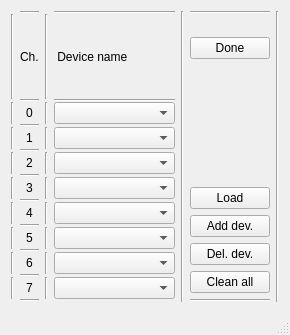
<?xml version="1.0" encoding="UTF-8"?>
<ui version="4.0">
 <class>ChannelMap</class>
 <widget class="QMainWindow" name="ChannelMap">
  <property name="geometry">
   <rect>
    <x>0</x>
    <y>0</y>
    <width>290</width>
    <height>335</height>
   </rect>
  </property>
  <property name="minimumSize">
   <size>
    <width>0</width>
    <height>0</height>
   </size>
  </property>
  <property name="maximumSize">
   <size>
    <width>16777215</width>
    <height>335</height>
   </size>
  </property>
  <property name="windowTitle">
   <string>Channel log</string>
  </property>
  <widget class="QWidget" name="centralwidget">
   <layout class="QGridLayout" name="gridLayout" columnstretch="0">
    <item row="0" column="0">
     <layout class="QHBoxLayout" name="horizontalLayout_3" stretch="1,1,0,0">
      <item>
       <layout class="QGridLayout" name="gridLayout_2" columnstretch="0,0,0,1">
        <property name="verticalSpacing">
         <number>0</number>
        </property>
        <item row="6" column="1">
         <widget class="QLabel" name="labelch1">
          <property name="text">
           <string>1</string>
          </property>
          <property name="alignment">
           <set>Qt::AlignCenter</set>
          </property>
         </widget>
        </item>
        <item row="3" column="1">
         <widget class="Line" name="line_9">
          <property name="orientation">
           <enum>Qt::Horizontal</enum>
          </property>
         </widget>
        </item>
        <item row="2" column="0">
         <widget class="Line" name="line_34">
          <property name="orientation">
           <enum>Qt::Vertical</enum>
          </property>
         </widget>
        </item>
        <item row="10" column="0">
         <widget class="Line" name="line_20">
          <property name="orientation">
           <enum>Qt::Vertical</enum>
          </property>
         </widget>
        </item>
        <item row="2" column="1">
         <widget class="QLabel" name="label_2">
          <property name="text">
           <string>Ch.</string>
          </property>
         </widget>
        </item>
        <item row="15" column="1">
         <widget class="Line" name="line_15">
          <property name="orientation">
           <enum>Qt::Horizontal</enum>
          </property>
         </widget>
        </item>
        <item row="10" column="2">
         <widget class="Line" name="line_4">
          <property name="orientation">
           <enum>Qt::Vertical</enum>
          </property>
         </widget>
        </item>
        <item row="2" column="2">
         <widget class="Line" name="line_17">
          <property name="orientation">
           <enum>Qt::Vertical</enum>
          </property>
         </widget>
        </item>
        <item row="13" column="1">
         <widget class="Line" name="line_14">
          <property name="orientation">
           <enum>Qt::Horizontal</enum>
          </property>
         </widget>
        </item>
        <item row="19" column="1">
         <widget class="Line" name="line_26">
          <property name="orientation">
           <enum>Qt::Horizontal</enum>
          </property>
         </widget>
        </item>
        <item row="16" column="2">
         <widget class="Line" name="line_7">
          <property name="orientation">
           <enum>Qt::Vertical</enum>
          </property>
         </widget>
        </item>
        <item row="18" column="2">
         <widget class="Line" name="line_8">
          <property name="orientation">
           <enum>Qt::Vertical</enum>
          </property>
         </widget>
        </item>
        <item row="14" column="1">
         <widget class="QLabel" name="labelch5">
          <property name="text">
           <string>5</string>
          </property>
          <property name="alignment">
           <set>Qt::AlignCenter</set>
          </property>
         </widget>
        </item>
        <item row="14" column="0">
         <widget class="Line" name="line_28">
          <property name="orientation">
           <enum>Qt::Vertical</enum>
          </property>
         </widget>
        </item>
        <item row="6" column="2">
         <widget class="Line" name="line_2">
          <property name="orientation">
           <enum>Qt::Vertical</enum>
          </property>
         </widget>
        </item>
        <item row="12" column="1">
         <widget class="QLabel" name="labelch4">
          <property name="text">
           <string>4</string>
          </property>
          <property name="alignment">
           <set>Qt::AlignCenter</set>
          </property>
         </widget>
        </item>
        <item row="10" column="1">
         <widget class="QLabel" name="labelch3">
          <property name="text">
           <string>3</string>
          </property>
          <property name="alignment">
           <set>Qt::AlignCenter</set>
          </property>
         </widget>
        </item>
        <item row="4" column="1">
         <widget class="QLabel" name="labelch0">
          <property name="text">
           <string>0</string>
          </property>
          <property name="alignment">
           <set>Qt::AlignCenter</set>
          </property>
         </widget>
        </item>
        <item row="12" column="0">
         <widget class="Line" name="line_30">
          <property name="orientation">
           <enum>Qt::Vertical</enum>
          </property>
         </widget>
        </item>
        <item row="8" column="1">
         <widget class="QLabel" name="labelch2">
          <property name="text">
           <string>2</string>
          </property>
          <property name="alignment">
           <set>Qt::AlignCenter</set>
          </property>
         </widget>
        </item>
        <item row="11" column="1">
         <widget class="Line" name="line_13">
          <property name="orientation">
           <enum>Qt::Horizontal</enum>
          </property>
         </widget>
        </item>
        <item row="12" column="2">
         <widget class="Line" name="line_5">
          <property name="orientation">
           <enum>Qt::Vertical</enum>
          </property>
         </widget>
        </item>
        <item row="9" column="1">
         <widget class="Line" name="line_12">
          <property name="orientation">
           <enum>Qt::Horizontal</enum>
          </property>
         </widget>
        </item>
        <item row="7" column="1">
         <widget class="Line" name="line_11">
          <property name="orientation">
           <enum>Qt::Horizontal</enum>
          </property>
         </widget>
        </item>
        <item row="16" column="1">
         <widget class="QLabel" name="labelch6">
          <property name="text">
           <string>6</string>
          </property>
          <property name="alignment">
           <set>Qt::AlignCenter</set>
          </property>
         </widget>
        </item>
        <item row="18" column="0">
         <widget class="Line" name="line_21">
          <property name="orientation">
           <enum>Qt::Vertical</enum>
          </property>
         </widget>
        </item>
        <item row="2" column="3">
         <widget class="QLabel" name="label">
          <property name="text">
           <string> Device name</string>
          </property>
         </widget>
        </item>
        <item row="17" column="1">
         <widget class="Line" name="line_16">
          <property name="orientation">
           <enum>Qt::Horizontal</enum>
          </property>
         </widget>
        </item>
        <item row="8" column="0">
         <widget class="Line" name="line_31">
          <property name="orientation">
           <enum>Qt::Vertical</enum>
          </property>
         </widget>
        </item>
        <item row="16" column="0">
         <widget class="Line" name="line_29">
          <property name="orientation">
           <enum>Qt::Vertical</enum>
          </property>
         </widget>
        </item>
        <item row="3" column="3">
         <widget class="Line" name="line_18">
          <property name="orientation">
           <enum>Qt::Horizontal</enum>
          </property>
         </widget>
        </item>
        <item row="5" column="1">
         <widget class="Line" name="line_10">
          <property name="orientation">
           <enum>Qt::Horizontal</enum>
          </property>
         </widget>
        </item>
        <item row="18" column="1">
         <widget class="QLabel" name="labelch7">
          <property name="text">
           <string>7</string>
          </property>
          <property name="alignment">
           <set>Qt::AlignCenter</set>
          </property>
         </widget>
        </item>
        <item row="14" column="2">
         <widget class="Line" name="line_6">
          <property name="orientation">
           <enum>Qt::Vertical</enum>
          </property>
         </widget>
        </item>
        <item row="0" column="3">
         <widget class="Line" name="line_23">
          <property name="orientation">
           <enum>Qt::Horizontal</enum>
          </property>
         </widget>
        </item>
        <item row="0" column="1">
         <widget class="Line" name="line_24">
          <property name="orientation">
           <enum>Qt::Horizontal</enum>
          </property>
         </widget>
        </item>
        <item row="8" column="2">
         <widget class="Line" name="line_3">
          <property name="orientation">
           <enum>Qt::Vertical</enum>
          </property>
         </widget>
        </item>
        <item row="4" column="0">
         <widget class="Line" name="line_33">
          <property name="orientation">
           <enum>Qt::Vertical</enum>
          </property>
         </widget>
        </item>
        <item row="6" column="0">
         <widget class="Line" name="line_32">
          <property name="orientation">
           <enum>Qt::Vertical</enum>
          </property>
         </widget>
        </item>
        <item row="4" column="2">
         <widget class="Line" name="line">
          <property name="orientation">
           <enum>Qt::Vertical</enum>
          </property>
         </widget>
        </item>
        <item row="4" column="3">
         <widget class="QComboBox" name="chname0"/>
        </item>
        <item row="6" column="3">
         <widget class="QComboBox" name="chname1"/>
        </item>
        <item row="8" column="3">
         <widget class="QComboBox" name="chname2"/>
        </item>
        <item row="10" column="3">
         <widget class="QComboBox" name="chname3"/>
        </item>
        <item row="12" column="3">
         <widget class="QComboBox" name="chname4"/>
        </item>
        <item row="14" column="3">
         <widget class="QComboBox" name="chname5"/>
        </item>
        <item row="16" column="3">
         <widget class="QComboBox" name="chname6"/>
        </item>
        <item row="18" column="3">
         <widget class="QComboBox" name="chname7"/>
        </item>
       </layout>
      </item>
      <item>
       <widget class="Line" name="line_19">
        <property name="orientation">
         <enum>Qt::Vertical</enum>
        </property>
       </widget>
      </item>
      <item>
       <layout class="QVBoxLayout" name="verticalLayout" stretch="0,1,2,7,0,0,0,1,0">
        <item>
         <widget class="Line" name="line_25">
          <property name="orientation">
           <enum>Qt::Horizontal</enum>
          </property>
         </widget>
        </item>
        <item>
         <spacer name="verticalSpacer_2">
          <property name="orientation">
           <enum>Qt::Vertical</enum>
          </property>
          <property name="sizeHint" stdset="0">
           <size>
            <width>20</width>
            <height>40</height>
           </size>
          </property>
         </spacer>
        </item>
        <item>
         <widget class="QPushButton" name="doneb">
          <property name="text">
           <string>Done</string>
          </property>
         </widget>
        </item>
        <item>
         <spacer name="verticalSpacer">
          <property name="orientation">
           <enum>Qt::Vertical</enum>
          </property>
          <property name="sizeHint" stdset="0">
           <size>
            <width>20</width>
            <height>40</height>
           </size>
          </property>
         </spacer>
        </item>
        <item>
         <widget class="QPushButton" name="loadmapb">
          <property name="toolTip">
           <string>Load a privous map file</string>
          </property>
          <property name="text">
           <string>Load</string>
          </property>
         </widget>
        </item>
        <item>
         <widget class="QPushButton" name="adddevb">
          <property name="toolTip">
           <string>&lt;html&gt;&lt;head/&gt;&lt;body&gt;&lt;p&gt;Add a device name&lt;/p&gt;&lt;p&gt;Please, keep the standard&lt;/p&gt;&lt;/body&gt;&lt;/html&gt;</string>
          </property>
          <property name="text">
           <string>Add dev.</string>
          </property>
         </widget>
        </item>
        <item>
         <widget class="QPushButton" name="deldevb">
          <property name="toolTip">
           <string>Delete a device from list</string>
          </property>
          <property name="text">
           <string>Del. dev.</string>
          </property>
         </widget>
        </item>
        <item>
         <widget class="QPushButton" name="cleanallb">
          <property name="toolTip">
           <string>Clean all fields</string>
          </property>
          <property name="text">
           <string>Clean all</string>
          </property>
         </widget>
        </item>
        <item>
         <widget class="Line" name="line_22">
          <property name="orientation">
           <enum>Qt::Horizontal</enum>
          </property>
         </widget>
        </item>
       </layout>
      </item>
      <item>
       <widget class="Line" name="line_27">
        <property name="orientation">
         <enum>Qt::Vertical</enum>
        </property>
       </widget>
      </item>
     </layout>
    </item>
   </layout>
  </widget>
  <widget class="QMenuBar" name="menubar">
   <property name="geometry">
    <rect>
     <x>0</x>
     <y>0</y>
     <width>290</width>
     <height>24</height>
    </rect>
   </property>
  </widget>
  <widget class="QStatusBar" name="statusbar"/>
 </widget>
 <layoutdefault spacing="6" margin="11"/>
 <resources/>
 <connections/>
</ui>
